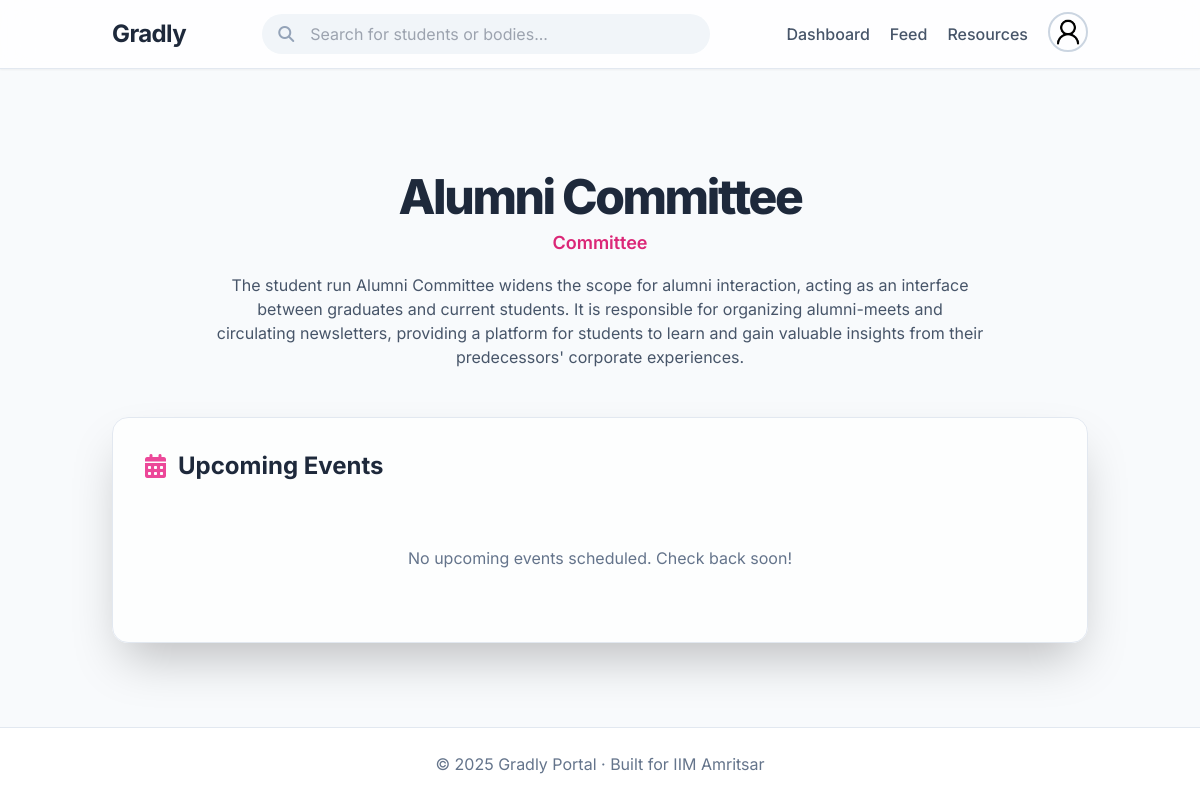
The page /body/1/home (signed in) on the database its author committed.
### models.py (models this page shows, shortened)
class StudentBody(db.Model, UserMixin):
    id = db.Column(db.Integer, primary_key=True)
    name = db.Column(db.String(200), nullable=False)
    email = db.Column(db.String(200), unique=True, nullable=False)
    body_type = db.Column(db.String(100), nullable=True)
    description = db.Column(db.Text, nullable=True)
    password = db.Column(db.String(200), nullable=False)
    logo = db.Column(db.String(200), nullable=True)
    linkedin_url = db.Column(db.String(300), nullable=True)
    instagram_url = db.Column(db.String(300), nullable=True)
    posts = db.relationship("Post", backref="student_body", lazy=True, cascade="all, delete-orphan")
    events = db.relationship("BodyEvent", backref="body", lazy=True, cascade="all, delete-orphan")

### routes/studentbody.py (the view)
@studentbody_bp.route("/body/<int:body_id>/home")
def body_home(body_id):
    body = StudentBody.query.get_or_404(body_id)
    return render_template("body_home.html", body=body)

### app.py (called while the page is built)
@login_manager.user_loader
def load_user(user_id):
    if user_id.startswith("U_"):
        roll = user_id.split("_", 1)[1]   # keep string as-is
        return User.query.get(roll)
    elif user_id.startswith("B_"):
        body_id = user_id.split("_", 1)[1]
        return StudentBody.query.get(int(body_id))
    return None

@app.before_request
def create_tables():
    db.create_all()

### models.py (called while the page is built)
    @property
    def user_type(self):
        return "student"

### templates/body_home.html (shortened to what this page needs)
{% extends "base.html" %}
{% block content %}
<div class="text-center py-12">
    <h1 class="text-5xl font-extrabold text-slate-800 tracking-tighter">{{ body.name }}</h1>
    <p class="text-lg text-pink-600 font-semibold mt-2">{{ body.body_type }}</p>
    <p class="max-w-3xl mx-auto mt-4 text-slate-600">{{ body.description }}</p>
</div>
<div class="bg-white/70 backdrop-blur-lg p-6 sm:p-8 rounded-2xl shadow-2xl border border-slate-200">
    <h2 class="text-2xl font-bold text-slate-800 mb-6 flex items-center gap-3"><i
            class="fa fa-calendar-alt text-pink-500"></i> Upcoming Events</h2>
    <div class="space-y-4">
        {% for event in body.events %}
        <div class="bg-slate-50/80 p-4 rounded-lg flex items-center space-x-4">
            <div
                class="flex-shrink-0 bg-pink-100 text-pink-600 h-14 w-14 rounded-xl flex flex-col items-center justify-center font-bold">
                <span class="text-sm -mb-1">{{ event.date.strftime('%b') }}</span>
                <span class="text-2xl">{{ event.date.strftime('%d') }}</span>
            </div>
            <div class="flex-grow">
                <p class="font-bold text-slate-800">{{ event.title }}</p>
                <p class="text-sm text-slate-500">{{ event.description|truncate(150) }}</p>
            </div>
            {% if event.poster %}
            <img src="{{ url_for('static', filename=event.poster) }}"
                class="w-28 h-20 object-cover rounded-md flex-shrink-0 hidden sm:block" alt="Event Poster">
            {% endif %}
        </div>
        {% else %}
        <p class="text-slate-500 text-center py-10">No upcoming events scheduled. Check back soon!</p>
        {% endfor %}
    </div>
</div>
{% endblock %}

### templates/base.html (style rules this page uses)
body { font-family: 'Inter', sans-serif; }

### rows shown on the page
StudentBody: name "Alumni Committee", body_type "Committee", description "The student run Alumni Committee widens the scope for alumni interaction, acting as an interface between graduates and current students. It is responsible for organizing alumni-meets and circulating newsletters, providing a platform for students to learn and gain valuable insights from their predecessors' corporate experiences."
